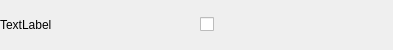
<?xml version="1.0" encoding="UTF-8"?>
<ui version="4.0">
 <class>_widget_top</class>
 <widget class="QWidget" name="_widget_top">
  <property name="geometry">
   <rect>
    <x>0</x>
    <y>0</y>
    <width>393</width>
    <height>50</height>
   </rect>
  </property>
  <property name="minimumSize">
   <size>
    <width>300</width>
    <height>20</height>
   </size>
  </property>
  <property name="windowTitle">
   <string>Param</string>
  </property>
  <layout class="QVBoxLayout" name="verticalLayout">
   <property name="margin">
    <number>0</number>
   </property>
   <item>
    <layout class="QHBoxLayout" name="_layout_h" stretch="0,0">
     <item>
      <widget class="QLabel" name="_paramname_label">
       <property name="text">
        <string>TextLabel</string>
       </property>
      </widget>
     </item>
     <item>
      <widget class="QCheckBox" name="_checkbox">
       <property name="minimumSize">
        <size>
         <width>30</width>
         <height>25</height>
        </size>
       </property>
      </widget>
     </item>
    </layout>
   </item>
  </layout>
 </widget>
 <resources/>
 <connections/>
</ui>
